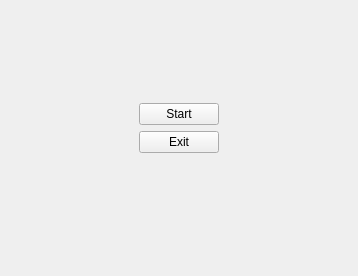
<?xml version="1.0" encoding="UTF-8"?>
<ui version="4.0">
 <class>MenuForm</class>
 <widget class="QWidget" name="MenuForm">
  <property name="geometry">
   <rect>
    <x>0</x>
    <y>0</y>
    <width>358</width>
    <height>276</height>
   </rect>
  </property>
  <property name="windowTitle">
   <string>Form</string>
  </property>
  <layout class="QVBoxLayout" name="vertical_layout">
   <item>
    <spacer name="vertical_spacer">
     <property name="orientation">
      <enum>Qt::Vertical</enum>
     </property>
     <property name="sizeHint" stdset="0">
      <size>
       <width>20</width>
       <height>40</height>
      </size>
     </property>
    </spacer>
   </item>
   <item alignment="Qt::AlignHCenter">
    <widget class="QPushButton" name="button_start">
     <property name="text">
      <string>Start</string>
     </property>
    </widget>
   </item>
   <item alignment="Qt::AlignHCenter">
    <widget class="QPushButton" name="button_exit">
     <property name="text">
      <string>Exit</string>
     </property>
    </widget>
   </item>
   <item>
    <spacer name="vertical_spacer_2">
     <property name="orientation">
      <enum>Qt::Vertical</enum>
     </property>
     <property name="sizeHint" stdset="0">
      <size>
       <width>20</width>
       <height>40</height>
      </size>
     </property>
    </spacer>
   </item>
   <item alignment="Qt::AlignHCenter">
    <widget class="QLabel" name="label_version">
     <property name="text">
      <string/>
     </property>
    </widget>
   </item>
  </layout>
 </widget>
 <resources/>
 <connections/>
</ui>
